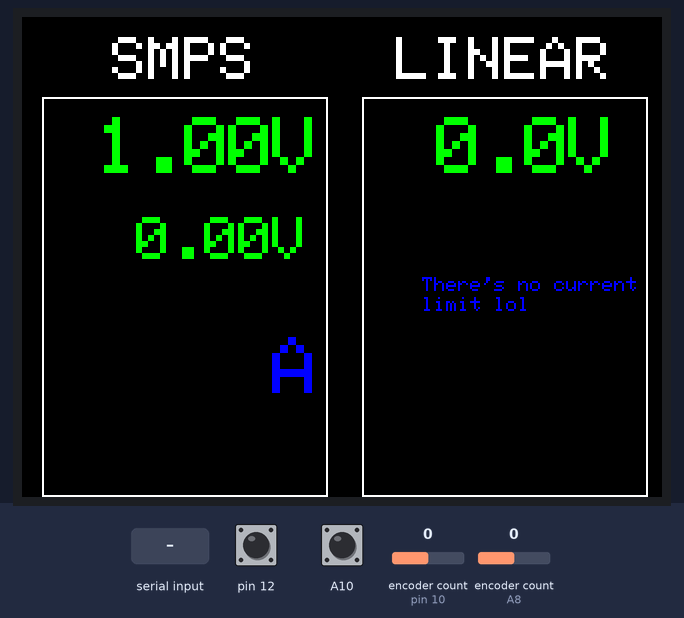
Simulated run of this sketch. Board: Arduino Mega 2560, built with avr-gcc and run on an emulated ATmega2560. Parts: 320×240 colour display. Inputs (shaded band) come from the test bench; at power-on: encoder count (sensors on A8, pin 10) 0, pin 12 HIGH, A10 HIGH.

Above: at 6.8 s.
6.9 s: encoder count (sensor on A8) set to 2
At 7.7 s:
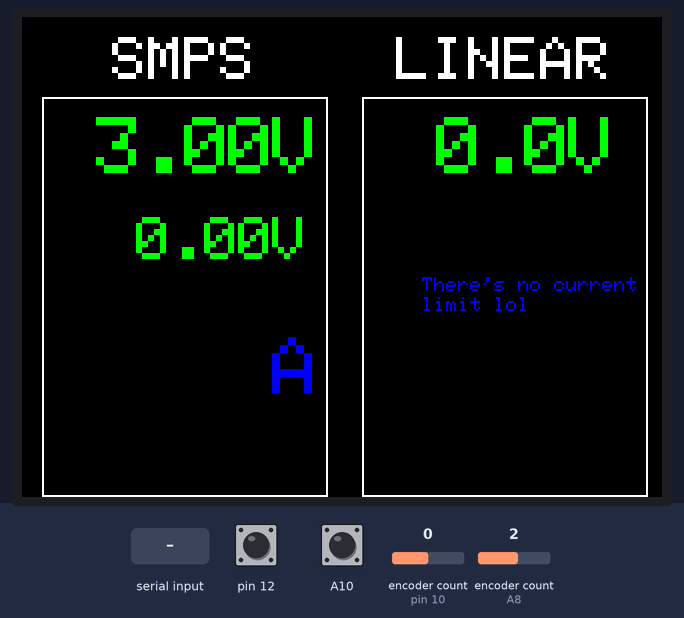
8.6 s: "1" received over the second serial link
At 10.9 s:
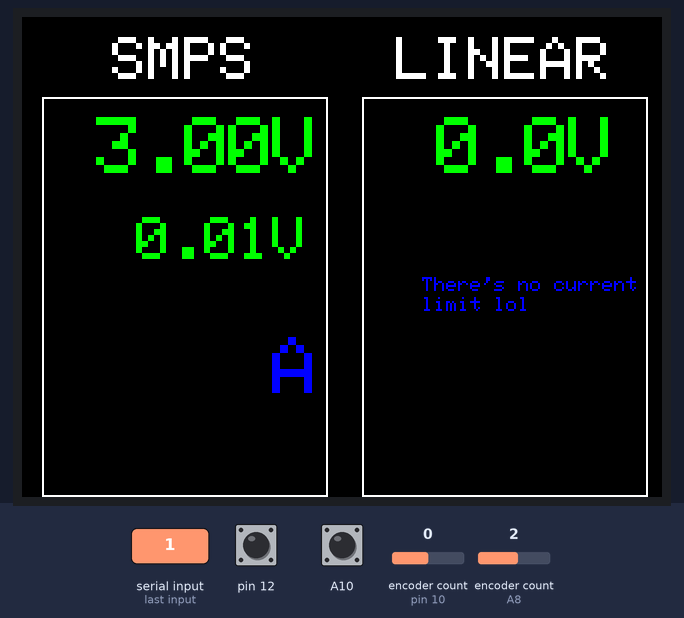
11.6 s: encoder count (sensor on A8) set to 3
At 15.0 s:
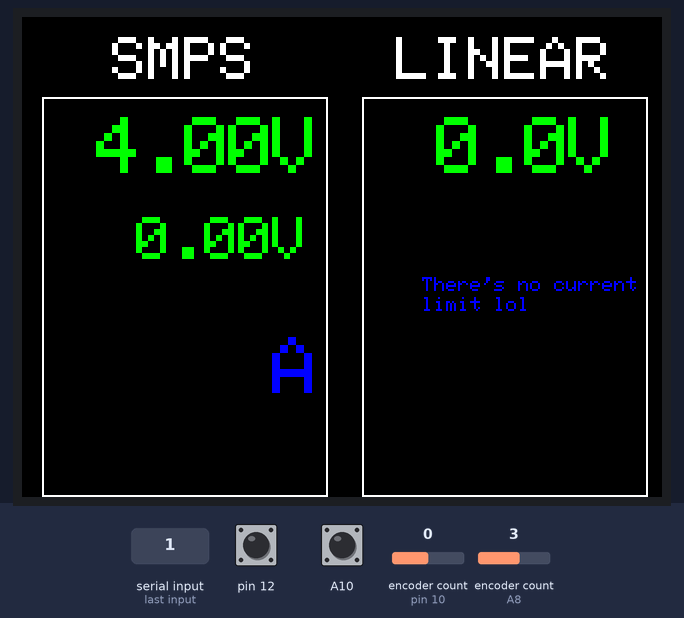
Timing chart, 0 to 15.6 s (numbered marks = the images above; inputs shaded):
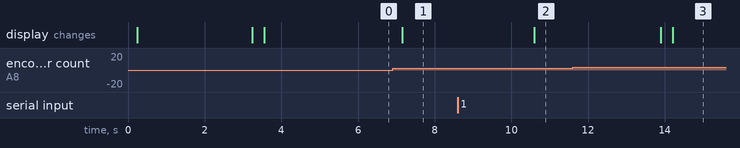

Measured:
- after the input at 6.9 s, the display: changes after 0.25 s (image 1)
- after the input at 8.6 s, the display: changes after 2.0 s (image 2)
- after the input at 11.6 s, the display: first differs from a run without the input after 2.6 s (image 3)

The sketch:

psu.ino
```cpp
/*
 * Code for diy PSU from audio amp by Ben James.
 * Target: Arduino MEGA 2560
 *
 * UART manual for buck converter:
 * http://www.cs.droking.com/support/topic/200310-dc-dc-buck-converter-uart/
 */


#include <Elegoo_GFX.h>    // Core graphics library for TFT
#include <Elegoo_TFTLCD.h> // Hardware-specific TFT library
#include <ClickEncoder.h>
#include <TimerOne.h>
#include <Wire.h>
#include <Adafruit_ADS1015.h>
#include <BuckPSU.h>


/*
 * LCD Pinout
 * ==========
 *
 * Control pins are on Analog pins since apparently this is required for using
 * the touch-screen(...?)
 * LCD_RESET  => A4 (Can alternately just connect to Arduino's reset pin)
 * LCD_CS     => A3
 * LCD_CD/RS  => A2
 * LCD_WR     => A1
 * LCD_RD     => A0
 *
 * Digital pins follow shield connections
 * D0 => 8  (Notice these are
 * D1 => 9   NOT in order!)
 * D2 => 2
 * D3 => 3
 * D4 => 4
 * D5 => 5
 * D6 => 6
 * D7 => 7
 *
 *                  320 px
 *     |-------------------------------------
 *     |
 *     |  VVVVVVVVVV           vvvvvvvv
 *     |  VVVVVVVVVV           vvvvvvvv
 *240px|
 *     |  IIIIIIIIII
 *     |  IIIIIIIIII
 *     |
 *     |
 *     |-------------------------------------
 */
#define LCD_CS    A3
#define LCD_CD    A2
#define LCD_WR    A1
#define LCD_RD    A0
#define LCD_RESET A4

#define TFT_IDENTIFIER 0x9341

// Assign human-readable names to some common 16-bit color values:
#define BLACK   0x0000
#define BLUE    0x001F
#define RED     0xF800
#define GREEN   0x07E0
#define CYAN    0x07FF
#define MAGENTA 0xF81F
#define YELLOW  0xFFE0
#define WHITE   0xFFFF

// Define UI geometry
#define SMPS_VOLT_START_X           40
#define SMPS_VOLT_START_Y           100
#define SMPS_VOLT_TEXT_SIZE         3
#define SMPS_VOLT_CHAR_WIDTH        (5 * SMPS_VOLT_TEXT_SIZE)
#define SMPS_VOLT_CHAR_HEIGHT       (7 * SMPS_VOLT_TEXT_SIZE)
#define SMPS_VOLT_CHAR_SPACER       2
#define SMPS_VOLT_TOTAL_CHAR_WIDTH  (SMPS_VOLT_CHAR_WIDTH + SMPS_VOLT_CHAR_SPACER)
#define SMPS_VOLT_NUM_CHARS         5

#define SMPS_VSET_START_X           15
#define SMPS_VSET_START_Y           50
#define SMPS_VSET_TEXT_SIZE         4
#define SMPS_VSET_CHAR_WIDTH        (5 * SMPS_VSET_TEXT_SIZE)
#define SMPS_VSET_CHAR_HEIGHT       (7 * SMPS_VSET_TEXT_SIZE)
#define SMPS_VSET_CHAR_SPACER       2
#define SMPS_VSET_TOTAL_CHAR_WIDTH  (SMPS_VSET_CHAR_WIDTH + SMPS_VSET_CHAR_SPACER)
#define SMPS_VSET_NUM_CHARS         5

#define SMPS_CURR_START_X           15
#define SMPS_CURR_START_Y           160
#define SMPS_CURR_TEXT_SIZE         4
#define SMPS_CURR_CHAR_WIDTH        (5 * SMPS_CURR_TEXT_SIZE)
#define SMPS_CURR_CHAR_HEIGHT       (7 * SMPS_CURR_TEXT_SIZE)
#define SMPS_CURR_CHAR_SPACER       2
#define SMPS_CURR_TOTAL_CHAR_WIDTH  (SMPS_CURR_CHAR_WIDTH + SMPS_CURR_CHAR_SPACER)
#define SMPS_CURR_NUM_CHARS         5

#define SMPS_CSET_START_X           15
#define SMPS_CSET_START_Y           160
#define SMPS_CSET_TEXT_SIZE         4
#define SMPS_CSET_CHAR_WIDTH        (5 * SMPS_CSET_TEXT_SIZE)
#define SMPS_CSET_CHAR_HEIGHT       (7 * SMPS_CSET_TEXT_SIZE)
#define SMPS_CSET_CHAR_SPACER       2
#define SMPS_CSET_TOTAL_CHAR_WIDTH  (SMPS_CSET_CHAR_WIDTH + SMPS_CSET_CHAR_SPACER)
#define SMPS_CSET_NUM_CHARS         5

#define LINEAR_VOLT_START_X           185
#define LINEAR_VOLT_START_Y           50
#define LINEAR_VOLT_TEXT_SIZE         4
#define LINEAR_VOLT_CHAR_WIDTH        (5 * LINEAR_VOLT_TEXT_SIZE)
#define LINEAR_VOLT_CHAR_HEIGHT       (7 * LINEAR_VOLT_TEXT_SIZE)
#define LINEAR_VOLT_CHAR_SPACER       2
#define LINEAR_VOLT_TOTAL_CHAR_WIDTH  (LINEAR_VOLT_CHAR_WIDTH + LINEAR_VOLT_CHAR_SPACER)
#define LINEAR_VOLT_NUM_CHARS         4

#define ZONE_WIDTH      143
#define ZONE_HEIGHT     200
#define SMPS_ZONE_X     10
#define SMPS_ZONE_Y     40
#define LINEAR_ZONE_X   170
#define LINEAR_ZONE_Y   40

/*
 * Rotary encoders
 * ===============
 *
 * Voltage encoder is on A8 to A10:
 * CLK  => A8
 * DT   => A9
 * BTN  => A10
 *
 * Current encoder is on 10 to 12:
 * CLK  => 10
 * DT   => 11
 * BTN  => 12
 */
#define ENC_VOLT_CLK A8
#define ENC_VOLT_DT  A9
// Note that the button is currently not used due the way the way the ISR
// services both of the encoders
#define ENC_VOLT_BTN A10

#define ENC_CURR_CLK 10
#define ENC_CURR_DT  11
#define ENC_CURR_BTN 12

// Define how much parameters should change for each click of the rotary encs
#define MILLIVOLTS_PER_NOTCH_SLOW   100
#define MILLIVOLTS_PER_NOTCH_FAST   1000
#define MILLIAMPS_PER_NOTCH         100

// Scale ADC input values according the attenuation by the voltage dividers
#define ADC_0_1_DIVIDER_GAIN        7.73
#define ADC_2_3_DIVIDER_GAIN        11.15
#define ADC_ADDRESS                 0x48
#define ADC_MULTIPLIER              0.1875

#define MIN_SMPS_VOLTAGE_MILLIVOLTS 0
#define MAX_SMPS_VOLTAGE_MILLIVOLTS 40000

#define MIN_SMPS_CURRENT_MILLIAMPS  0
#define MAX_SMPS_CURRENT_MILLIAMPS  10000 // TBD

// When writing to the PSU, it is not possible to write to it again immediately
// after - it does not respond. It needs this delay to digest the message.
#define PSU_WRITE_DELAY_MS 300

Elegoo_TFTLCD tft(LCD_CS, LCD_CD, LCD_WR, LCD_RD, LCD_RESET);

ClickEncoder *voltEncoder;
ClickEncoder *currEncoder;

BuckPSU psu(Serial1);

Adafruit_ADS1115 ads(ADC_ADDRESS);

uint16_t millivoltsSMPS = 1000, prevMillivoltsSMPS = 0;
uint16_t milliampsSMPS = 100, prevMilliampsSMPS = 0;

int16_t voltEncValue, currEncValue;

void setup(void) {
    Serial.begin(9600);
    // Begin serial port for Buck comms
    Serial1.begin(4800);

    // Setup rotary encoders
    voltEncoder = new ClickEncoder(ENC_VOLT_CLK, ENC_VOLT_DT, ENC_VOLT_BTN, 4);
    currEncoder = new ClickEncoder(ENC_CURR_CLK, ENC_CURR_DT, ENC_CURR_BTN, 4);

    // Setup ISR to service encoder updater routines
    Timer1.initialize(1000);
    Timer1.attachInterrupt(encoderISR);

    // Setup ADC
    ads.begin();

    tft.reset();
    tft.begin(TFT_IDENTIFIER);
    // Landscape orientation
    tft.setRotation(3);
    tft.fillScreen(BLACK);
    setupUI();

//    setUIVoltageSMPS(millivoltsSMPS);
//    setUICurrentSMPS(milliampsSMPS);
    psu.setVoltageMilliVolts(millivoltsSMPS);
    psu.setCurrentMilliAmps(milliampsSMPS);
    psu.enableOutput(true);
    setUIVoltageLinear(0);
}

void loop()
{
   // Sample ADC and update linear voltage
   // setUIVoltageLinear(getLinearVoltageMillivolts());
//    Serial.println(psu.readVoltageMilliVolts());
    setUIVoltageActualSMPS(psu.readVoltageMilliVolts());
    delay(PSU_WRITE_DELAY_MS);
//    setUICurrentSMPS(psu.readCurrentMilliAmps());
//    delay(PSU_WRITE_DELAY_MS);


   millivoltsSMPS = updateMillivoltsSMPS(millivoltsSMPS);
   if (millivoltsSMPS != prevMillivoltsSMPS) {
       prevMillivoltsSMPS = millivoltsSMPS;

      setUIVoltageSetSMPS(millivoltsSMPS);
       psu.setVoltageMilliVolts(millivoltsSMPS);
       delay(PSU_WRITE_DELAY_MS);
   }
/*
   milliampsSMPS = updateMilliampsSMPS(milliampsSMPS);
   if (milliampsSMPS != prevMilliampsSMPS) {
       prevMilliampsSMPS = milliampsSMPS;

       // setUICurrentSMPS(milliampsSMPS);
       psu.setCurrentMilliAmps(milliampsSMPS);
       delay(PSU_WRITE_DELAY_MS);
   }
*/
}

// Update SMPS millivolts setting from the latest encoder reading
uint16_t updateMillivoltsSMPS(uint16_t millivolts){
    static bool voltAdjustSlow = false;

    // If button is clicked, change speed from slow to fast or vice versa
    ClickEncoder::Button voltEncoderBtn = voltEncoder->getButton();
    if(voltEncoderBtn == ClickEncoder::Clicked){
        voltAdjustSlow = !voltAdjustSlow;
    }
    // Set voltage adjust speed
    if(voltAdjustSlow){
        voltEncValue = voltEncoder->getValue() * MILLIVOLTS_PER_NOTCH_SLOW;
    }
    else{
        voltEncValue = voltEncoder->getValue() * MILLIVOLTS_PER_NOTCH_FAST;
    }
    // Guard against overflow of uint
    // (can occur when millivolts = 0, or when millivolts = 0.01V and
    // voltEncValue = -0.1V
    if((millivolts != 0 && abs(voltEncValue) <= millivolts) || (voltEncValue > 0)){
        millivolts += voltEncValue;
    }
    millivolts = constrain(
        millivolts,
        MIN_SMPS_VOLTAGE_MILLIVOLTS,
        MAX_SMPS_VOLTAGE_MILLIVOLTS
    );

    return millivolts;
}


// Update SMPS milliamps setting from the latest encoder reading
uint16_t updateMilliampsSMPS(uint16_t milliamps){
    currEncValue = currEncoder->getValue() * MILLIAMPS_PER_NOTCH;
    // Guard against overflow of uint
    // (can occur when millivolts = 0, or when millivolts = 0.01V and
    // curr_enc_val = -0.1V
    if((milliamps != 0 && abs(currEncValue) <= milliamps) || (currEncValue > 0)){
        milliamps += currEncValue;
    }
    milliamps = constrain(
        milliamps,
        MIN_SMPS_CURRENT_MILLIAMPS,
        MAX_SMPS_CURRENT_MILLIAMPS
    );

    return milliamps;
}

// Draw a value on screen, erasing old chars where necessary.
void draw_value(char valStr[], char oldValStr[], uint8_t len, uint8_t x,
                uint8_t y, uint8_t width, uint8_t height, uint8_t totalWidth)
{
    for(int i = 0; i < len; i++){
        // If a character has changed, erase it and redraw.
        if(valStr[i] != oldValStr[i])
        {
            // The x coordinate of the start of the character to change
            int charStartXCoord = x + i * totalWidth;
            // Blank out the char rectangle
            tft.fillRect(charStartXCoord, y, width, height, BLACK);

            tft.setCursor(charStartXCoord, y);
            tft.print(valStr[i]);
        }
    }

}


// Set Actual UI voltage for switched supply
void setUIVoltageActualSMPS(uint16_t millivolts) {
    tft.setTextColor(GREEN);
    tft.setTextSize(SMPS_VOLT_TEXT_SIZE);

    // Convert uint16t to str
    float volts = millivolts / 1000.0;
    char voltStr[SMPS_VOLT_NUM_CHARS];
    static char oldVoltStr[SMPS_VOLT_NUM_CHARS];
    dtostrf(volts, SMPS_VOLT_NUM_CHARS, 2, voltStr);

    draw_value(voltStr, oldVoltStr, SMPS_VOLT_NUM_CHARS, SMPS_VOLT_START_X,
               SMPS_VOLT_START_Y, SMPS_VOLT_CHAR_WIDTH, SMPS_VOLT_CHAR_HEIGHT,
               SMPS_VOLT_TOTAL_CHAR_WIDTH);

    strncpy(oldVoltStr, voltStr, SMPS_VOLT_NUM_CHARS);
}

// Set 'Set' UI voltage for switched supply
void setUIVoltageSetSMPS(uint16_t millivolts) {
    tft.setTextColor(GREEN);
    tft.setTextSize(SMPS_VSET_TEXT_SIZE);

    // Convert uint16t to str
    float volts = millivolts / 1000.0;
    char voltStr[SMPS_VSET_NUM_CHARS];
    static char oldVoltStr[SMPS_VSET_NUM_CHARS];
    dtostrf(volts, SMPS_VSET_NUM_CHARS, 2, voltStr);

    draw_value(voltStr, oldVoltStr, SMPS_VSET_NUM_CHARS, SMPS_VSET_START_X,
               SMPS_VSET_START_Y, SMPS_VSET_CHAR_WIDTH, SMPS_VSET_CHAR_HEIGHT,
               SMPS_VSET_TOTAL_CHAR_WIDTH);

    strncpy(oldVoltStr, voltStr, SMPS_VOLT_NUM_CHARS);
}

// Set UI voltage for switched supply
void setUIVoltageLinear(uint16_t millivoltsLinear) {
    tft.setTextColor(GREEN);
    tft.setTextSize(LINEAR_VOLT_TEXT_SIZE);

    // Convert uint16t to str
    float volts = millivoltsLinear / 1000.0;
    char voltStr[LINEAR_VOLT_NUM_CHARS];
    static char oldVoltStr[LINEAR_VOLT_NUM_CHARS];
    dtostrf(volts, LINEAR_VOLT_NUM_CHARS, 1, voltStr);

    draw_value(voltStr, oldVoltStr, LINEAR_VOLT_NUM_CHARS, LINEAR_VOLT_START_X,
               LINEAR_VOLT_START_Y, LINEAR_VOLT_CHAR_WIDTH,
               LINEAR_VOLT_CHAR_HEIGHT, LINEAR_VOLT_TOTAL_CHAR_WIDTH);

    strncpy(oldVoltStr, voltStr, LINEAR_VOLT_NUM_CHARS);
}

// Set UI current for switched supply
void setUICurrentSMPS(uint16_t milliamps) {
    tft.setTextColor(BLUE);
    tft.setTextSize(SMPS_CURR_TEXT_SIZE);

    // Convert uint16t to str
    float amps = milliamps / 1000.0;
    char currStr[SMPS_CURR_NUM_CHARS];
    static char oldCurrStr[SMPS_CURR_NUM_CHARS];
    dtostrf(amps, SMPS_CURR_NUM_CHARS, 2, currStr);

    draw_value(currStr, oldCurrStr, SMPS_CURR_NUM_CHARS, SMPS_CURR_START_X,
               SMPS_CURR_START_Y, SMPS_CURR_CHAR_WIDTH, SMPS_CURR_CHAR_HEIGHT,
               SMPS_CURR_TOTAL_CHAR_WIDTH);
    strncpy(oldCurrStr, currStr, SMPS_CURR_NUM_CHARS);
}


// Setup display with units etc
void setupUI() {
    // Setup SMPS Voltage unit
    int charStartXCoord = SMPS_VSET_START_X
                          + SMPS_VSET_NUM_CHARS * SMPS_VSET_TOTAL_CHAR_WIDTH;
    tft.setCursor(charStartXCoord, SMPS_VSET_START_Y);
    tft.setTextColor(GREEN);
    tft.setTextSize(SMPS_VSET_TEXT_SIZE);
    tft.print("V");

    charStartXCoord = SMPS_VOLT_START_X
                          + SMPS_VOLT_NUM_CHARS * SMPS_VOLT_TOTAL_CHAR_WIDTH;
    tft.setCursor(charStartXCoord, SMPS_VOLT_START_Y);
    tft.setTextSize(SMPS_VOLT_TEXT_SIZE);
    tft.print("V");

    // Setup Current unit
    charStartXCoord = SMPS_CURR_START_X
                      + SMPS_CURR_NUM_CHARS * SMPS_CURR_TOTAL_CHAR_WIDTH;
    tft.setCursor(charStartXCoord, SMPS_CURR_START_Y);
    tft.setTextColor(BLUE);
    tft.setTextSize(SMPS_CURR_TEXT_SIZE);
    tft.print("A");

    // Setup Linear Voltage unit
    charStartXCoord = LINEAR_VOLT_START_X
                      + LINEAR_VOLT_NUM_CHARS * LINEAR_VOLT_TOTAL_CHAR_WIDTH;
    tft.setCursor(charStartXCoord, LINEAR_VOLT_START_Y);
    tft.setTextColor(GREEN);
    tft.setTextSize(LINEAR_VOLT_TEXT_SIZE);
    tft.print("V");

    // Draw rectangles around SMPS and linear zones
    tft.drawRect(SMPS_ZONE_X, SMPS_ZONE_Y, ZONE_WIDTH, ZONE_HEIGHT, WHITE);
    tft.drawRect(LINEAR_ZONE_X, LINEAR_ZONE_Y, ZONE_WIDTH, ZONE_HEIGHT, WHITE);

    // Title the zones
    tft.setCursor(45, SMPS_ZONE_Y - 30);
    tft.setTextSize(3);
    tft.setTextColor(WHITE);
    tft.print("SMPS");

    tft.setCursor(187, LINEAR_ZONE_Y - 30);
    tft.print("LINEAR");

    // Use some humour words
    tft.setCursor(200, 130);
    tft.setTextColor(BLUE);
    tft.setTextSize(1);
    tft.print("There's no current ");
    tft.setCursor(200, 140);
    tft.print("limit lol");
}

// Sample ADC differential voltage from linear power supply
int16_t getLinearVoltageMillivolts(){
    float result = ads.readADC_Differential_0_1() * ADC_MULTIPLIER;
    return (int16_t) (result * ADC_0_1_DIVIDER_GAIN);
}

// Sample ADC differential voltage from transformer output
int16_t getTransformerVoltageMillivolts(){
    float result = ads.readADC_Differential_2_3() * ADC_MULTIPLIER;
    return (int16_t) (result * ADC_2_3_DIVIDER_GAIN);
}

// Show constant voltage symbol (hides CV)
void setUICV(bool enabled)
{

}


// Update encoder routines
void encoderISR() {
    voltEncoder->service();
    currEncoder->service();
}
```
